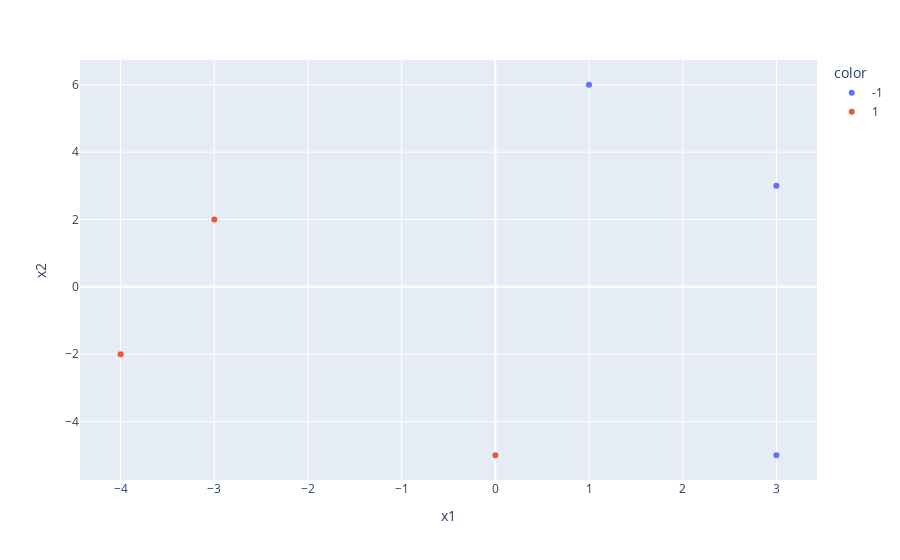

Write notebook code for a chart like this one.
### Code cell
y1= ['-1','-1','1','-1','1','1']
px.scatter(df, x='x1', y='x2', color=y1)

### Figure 1 — Plotly figure (JSON) as saved in the notebook; plotly's stock layout.template omitted (floating-point values rounded to 4 significant figures)
{"data": [{"hovertemplate": "color=-1<br>x1=%{x}<br>x2=%{y}<extra></extra>", "legendgroup": "-1", "marker": {"color": "#636efa", "symbol": "circle"}, "mode": "markers", "name": "-1", "orientation": "v", "showlegend": true, "type": "scatter", "x": [1, 3, 3], "xaxis": "x", "y": [6, 3, -5], "yaxis": "y"}, {"hovertemplate": "color=1<br>x1=%{x}<br>x2=%{y}<extra></extra>", "legendgroup": "1", "marker": {"color": "#EF553B", "symbol": "circle"}, "mode": "markers", "name": "1", "orientation": "v", "showlegend": true, "type": "scatter", "x": [-3, -4, 0], "xaxis": "x", "y": [2, -2, -5], "yaxis": "y"}], "layout": {"legend": {"title": {"text": "color"}, "tracegroupgap": 0}, "margin": {"t": 60}, "xaxis": {"anchor": "y", "domain": [0, 1], "title": {"text": "x1"}}, "yaxis": {"anchor": "x", "domain": [0, 1], "title": {"text": "x2"}}}}
